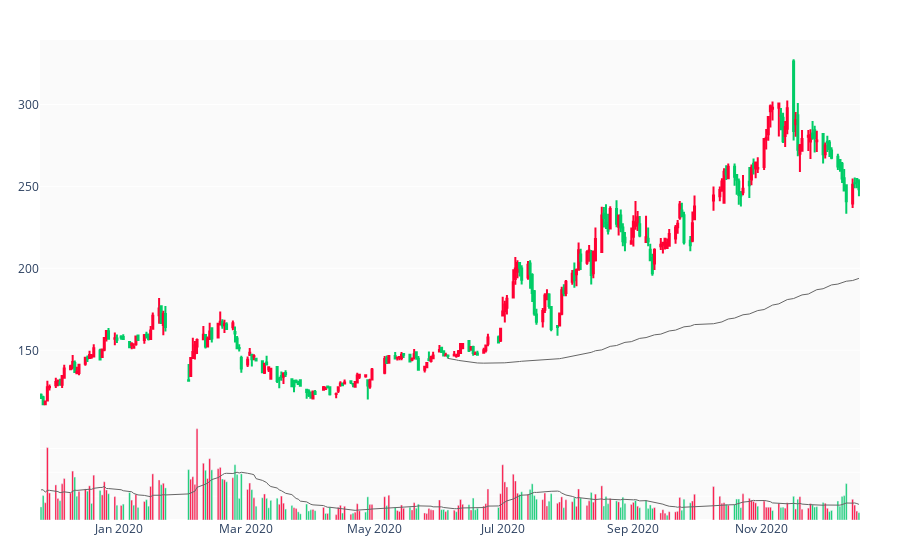

The cell this chart's notebook holds for it:
### Code cell
draw(mkt, 260, 200, 20)

### Figure 1 — Plotly figure (JSON) as saved in the notebook; plotly's stock layout.template omitted (floating-point values rounded to 4 significant figures; data arrays with more than 128 entries replaced by an {"elided": "..."} marker saying what was removed)
{"data": [{"close": {"elided": "260 float values"}, "decreasing": {"line": {"color": "#00CC66"}}, "high": {"elided": "260 float values"}, "increasing": {"line": {"color": "#FF0033"}}, "low": {"elided": "260 float values"}, "open": {"elided": "260 float values"}, "type": "candlestick", "x": {"elided": "260 str values"}, "yaxis": "y2"}, {"marker": {"color": {"elided": "260 str values"}}, "type": "bar", "x": {"elided": "260 str values"}, "y": {"elided": "260 int values"}, "yaxis": "y"}, {"hoverinfo": "none", "line": {"width": 1}, "marker": {"color": "#666"}, "type": "scatter", "x": {"elided": "260 str values"}, "y": {"elided": "260 float values"}, "yaxis": "y2"}, {"hoverinfo": "none", "line": {"width": 1}, "marker": {"color": "#666"}, "type": "scatter", "x": {"elided": "260 str values"}, "y": {"elided": "260 float values"}, "yaxis": "y"}], "layout": {"autosize": true, "margin": {"b": 40, "l": 40, "r": 40, "t": 40}, "plot_bgcolor": "rgb(250, 250, 250)", "showlegend": false, "xaxis": {"autorange": true, "range": ["2019-11-24 12:00", "2020-12-17 12:00"], "rangeslider": {"visible": false, "yaxis": {}, "yaxis2": {}}, "type": "date"}, "yaxis": {"autorange": true, "domain": [0, 0.2], "range": [0, 4025000.0], "showticklabels": false, "type": "linear"}, "yaxis2": {"autorange": true, "domain": [0.2, 1], "range": [105.0, 339.4], "type": "linear"}}}
